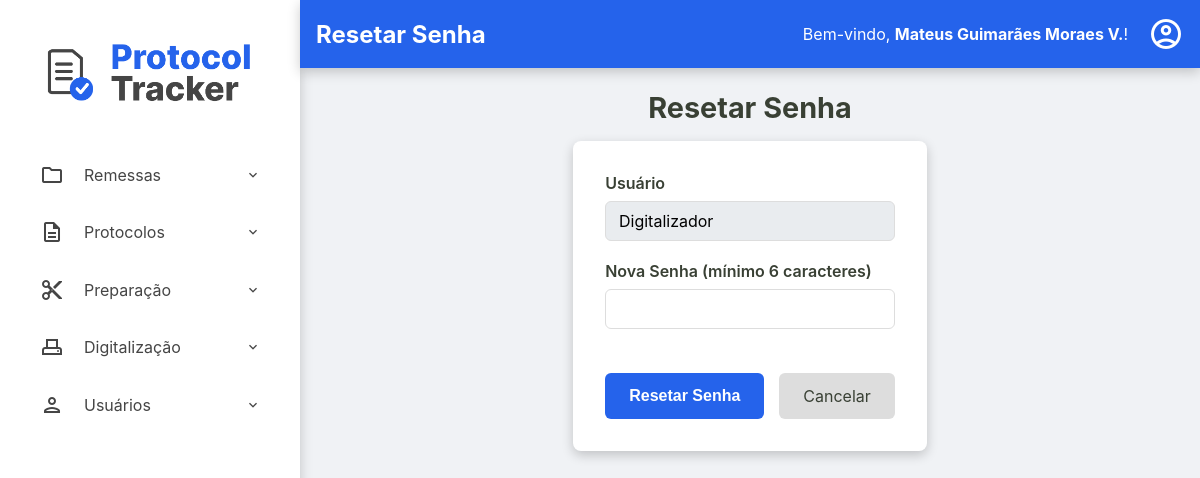
The page /admin/usuarios/resetar-senha?id=2 (signed in) on the database its author committed.
### tables this page shows
CREATE TABLE usuarios (
    id INTEGER PRIMARY KEY AUTOINCREMENT,
    nome TEXT NOT NULL,
    email TEXT NOT NULL UNIQUE,
    cpf TEXT NOT NULL UNIQUE,
    hash_senha TEXT NOT NULL,
    permissao TEXT NOT NULL,
    data_criacao TEXT NOT NULL DEFAULT CURRENT_TIMESTAMP,
    status INTEGER NOT NULL DEFAULT 1
  );

### src/Controller/Admin/UsuarioController.php (called while the page is built, shortened)
<?php
class UsuarioController
{
    private ?Usuario $usuario_logado = null;
    public function __construct(
        private UsuarioRepository $usuarioRepository,
        private UsuarioService $usuarioService
    ) {
        $id_usuario = $_SESSION['usuario_logado_id'] ?? null;
        if ($id_usuario) {
            $this->usuario_logado = $this->usuarioRepository->findById($id_usuario);
        }
    }
    public function exibirResetarSenhaUsuario()
    {
        try {
            $id_usuario = $_GET['id'] ?? '';
            $usuario = $this->usuarioRepository->findById($id_usuario);
            $titulo_da_pagina = "Resetar Senha";
            $usuario_logado = $this->usuario_logado;
            require __DIR__ . '/../../../templates/admin/resetar-senha.php';
        } catch (Exception $e) {
            $this->home($e->getMessage());
        }
    }
}

### src/Repository/UsuarioRepository.php (called while the page is built, shortened)
<?php
class UsuarioRepository implements UsuarioRepositoryInterface
{
    private PDO $connection;
    public function __construct(PDO $connection)
    {
        $this->connection = $connection;
    }
    public function findById(int $id): ?Usuario
    {
        $sqlQuery = "SELECT * FROM usuarios WHERE id = :id;";
        $stmt = $this->connection->prepare($sqlQuery);
        $stmt->bindValue(':id', $id);
        $stmt->execute();
        $dadosUsuario = $stmt->fetch();
        return Usuario::fromArray($dadosUsuario);
    }
}

### src/Model/Usuario.php (called while the page is built, shortened)
<?php
class Usuario {
    public function getNome(): string { return $this->nome; }
    public static function fromArray(array $array): self
    {
        try {
            $data_criacao = isset($array['data_criacao']) ? new DateTimeImmutable($array['data_criacao']) : null;
        } catch (Exception $e) {
            throw new Exception("Falha ao criar data");
        }
        return new self(
            (int) $array['id'],
            $array['nome'],
            $array['email'],
            $array['cpf'],
            $array['hash_senha'],
            $array['permissao'],
            $data_criacao,
            (bool) $array['status']
        );
    }
}

### src/Controller/Admin/RemessaController.php (called while the page is built, shortened)
<?php
class RemessaController
{
    public function __construct(
        private RemessaRepository $remessaRepository,
        private RemessaService $remessaService,
        private ProtocoloRepository $protocoloRepository,
        private ProtocoloService $protocoloService,
        private UsuarioRepository $usuarioRepository,
        private DashboardService $dashboardService,
        private UsuarioService $usuarioService
    ) {
        $id_usuario = $_SESSION['usuario_logado_id'] ?? null;
        if ($id_usuario) {
            $this->usuario_logado = $this->usuarioRepository->findById($id_usuario);
        }
    }
}

### templates/admin/resetar-senha.php (the view, shortened to what this page needs)
<?php require __DIR__ . '/../components/_header.php'; ?>
<h2>Resetar Senha</h2>
<div class="form-container home-container">
    <form action="/admin/usuarios/resetar-senha" method="post" class="protocolo-form">
        <div class="form-group">
            <label for="nome_usuario">Usuário</label>
            <input
                type="text"
                id="nome_usuario"
                name="nome_usuario"
                value="<?= htmlspecialchars($usuario->getNome()) ?>"
                readonly
                style="background-color: #e9ecef;"
            >
        </div>
        <div class="form-row">
            <div class="form-group">
                <label for="nova_senha">Nova Senha (mínimo 6 caracteres)</label>
                <input type="password" id="nova_senha" name="nova_senha" required>
            </div>
        </div>
        <div class="form-actions-edit">
            <button type="submit" class="btn-salvar">Resetar Senha</button>
            <a href="/admin/usuarios/visualizar-usuarios" class="btn-cancelar">Cancelar</a>
        </div>
    </form>
</div>
<?php require __DIR__ . '/../components/_footer.php'; ?>

### templates/components/_content-header.php (shortened to what this page needs)
<div class="content-header">
    <div class="header-title">
        <h2><?= isset($titulo_da_pagina) ? htmlspecialchars($titulo_da_pagina) : 'Página sem Título' ?></h2>
    </div>
    <div class="logout">
        <?php if (isset($usuario_logado) && $usuario_logado): ?>
            <div class="welcome-message">
                <span>Bem-vindo, <strong><?= htmlspecialchars($usuario_logado->getNome()) ?></strong>!</span>
            </div>
            <div class="dropdown">
                <a href="#" id="user-menu-toggle" class="action-icon" title="Opções do Usuário">
                    <span class="material-icons-outlined">account_circle</span>
                </a>
            </div>
        <?php endif; ?>
    </div>
</div>

### public/assets/css/style.css (style rules this page uses)
:root { --cor-fundo-sidebar: #ffffff; --cor-fundo-sidebar-hover: #f2f6ff; --cor-fontes-sidebar: #454545; --cor-fundo-header: #2563eb; --cor-fontes-header: #ffffff; --cor-bordas: #ddd; --cor-fundo-body: #f0f2f5; --cor-fontes-body: #394034; --cor-fundo-sidebar-active: #dbe6ff; --cor-fontes-sidebar-active: #2563eb; --cor-bordas-focus: #80bdff; --cor-fontes-main-button: #ffffff; --cor-main-button: #2563eb; --cor-fontes-cards: #696969; --cor-icones-header: #969696; --cor-icones-header-hover: #007bff; --cor-primaria-erro: #ff2c2c; }
* { margin: 0; padding: 0; box-sizing: border-box; }
body { font-family: -apple-system, BlinkMacSystemFont, 'Segoe UI', Roboto, 'Helvetica Neue', Arial, sans-serif; background-color: var(--cor-fundo-body); color: var(--cor-fontes-body); display: flex; flex-direction: column; min-height: 100vh; }
a { text-decoration: none; }
.content-header { width: 100%; margin: 0 auto 1.4rem auto; display: flex; justify-content: space-between; align-items: center; background-color: var(--cor-fundo-header); color: var(--cor-fontes-header); box-shadow: 0 4px 12px rgba(0,0,0,0.2); padding: 1rem; }
.content-header span { color: var(--cor-fontes-header); }
.action-icon { color: var(--cor-icones-header); transition: color 0.2s; display: flex; align-items: center; }
.action-icon .material-icons-outlined { font-size: 36px; }
.conteudo-principal h2, .conteudo-principal p { text-align: center; max-width: 800px; width: 100%; }
.conteudo-principal h2 { font-size: 1.8rem; color: var(--cor-fontes-body); margin-bottom: 1.0rem; align-self: center; }
.protocolo-form { max-width: 800px; width: 100%; background-color: var(--cor-fundo-sidebar); padding: 2rem; border-radius: 8px; box-shadow: 0 4px 12px rgba(0,0,0,0.2); margin: 0 auto; display: flex; flex-direction: column; gap: 20px; }
.form-row { display: flex; gap: 20px; }
.form-group { flex-grow: 1; }
.form-group label { width: 100%; display: block; font-weight: 600; margin-bottom: 0.5rem; }
.form-group input[type="text"], .form-group input[type="number"], .form-group input[type="email"], .form-group input[type="password"], .form-group textarea { width: 100%; height: 40px; padding: 0.8rem; border: 1px solid var(--cor-bordas); border-radius: 6px; font-size: 1rem; font-family: inherit; transition: border-color 0.2s, box-shadow 0.2s; }
.material-icons-outlined { vertical-align: middle; }
.form-actions-edit { display: flex; gap: 15px; margin-top: 1.5rem; }
.btn-salvar, .btn-cancelar { display: inline-flex; justify-content: center; align-items: center; flex-grow: 1; padding: 0.8rem 1.5rem; font-size: 1rem; border: none; border-radius: 6px; cursor: pointer; transition: background-color 0.2s; text-decoration: none; }
.btn-salvar { background-color: var(--cor-main-button); color: var(--cor-fontes-main-button); font-weight: bold; }
.btn-cancelar { background-color: var(--cor-bordas); color: var(--cor-fontes-body); }
.dropdown { position: relative; display: inline-block; }
.logout { display: flex; align-items: center; justify-content: center; gap: 20px; }

### rows shown on the page
usuarios: nome "Mateus Guimarães Moraes V."
usuarios: nome_usuario "Digitalizador"

### other values the page prints
$titulo_da_pagina "Resetar Senha"
